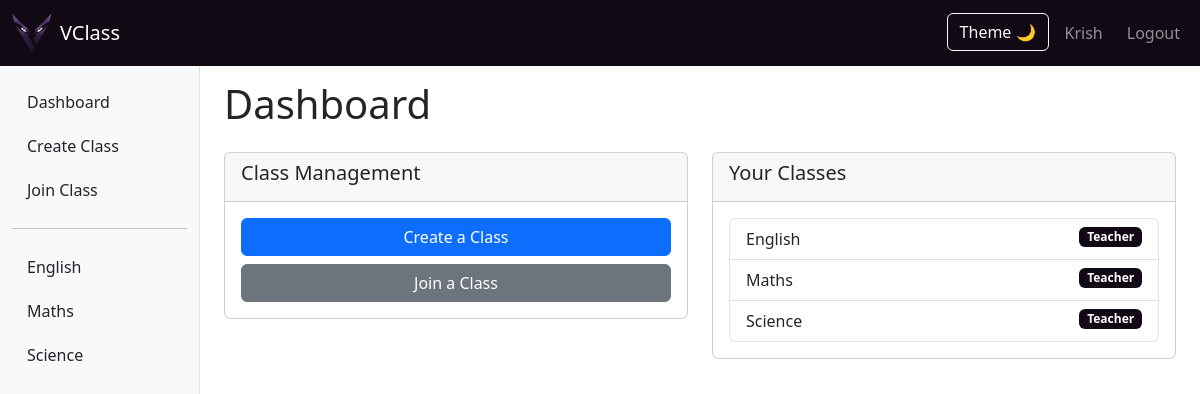
The page /dashboard (signed in) on the database its author committed.
### app.py (models this page shows)
class Class(db.Model):
    id = db.Column(db.Integer, primary_key=True)
    title = db.Column(db.String(100), nullable=False)
    code = db.Column(db.String(10), nullable=False, unique=True)
    creator_id = db.Column(db.Integer, db.ForeignKey('user.id'), nullable=False)

### app.py (the view)
@app.route('/dashboard')
def dashboard():
    if 'user_id' not in session:
        return redirect(url_for('login'))
    user_id = session['user_id']
    enrollments = ClassEnrollment.query.filter_by(user_id=user_id).all()
    classes = []
    for enrollment in enrollments:
        class_obj = Class.query.get(enrollment.class_id)
        if class_obj:
            classes.append({
                'id': class_obj.id,
                'title': class_obj.title,
                'is_teacher': enrollment.is_teacher
            })
    return render_template('dashboard.html', classes=classes)

### app.py (called while the page is built)
@app.context_processor
def utility_processor():
    def get_user_classes():
        if 'user_id' in session:
            user_id = session['user_id']
            enrollments = ClassEnrollment.query.filter_by(user_id=user_id).all()
            class_data = []
            for enrollment in enrollments:
                class_obj = Class.query.get(enrollment.class_id)
                if class_obj:
                    class_obj.is_teacher = enrollment.is_teacher
                    class_data.append(class_obj)
            return class_data
        return []
    return {'get_user_classes': get_user_classes}

### templates/dashboard.html
{% extends "base.html" %}
{% block content %}
    <h1 class="mb-4">Dashboard</h1>
    <div class="row">
        <div class="col-md-6">
            <div class="card mb-4">
                <div class="card-header">
                    <h5 class="card-title">Class Management</h5>
                </div>
                <div class="card-body">
                    <div class="d-grid gap-2">
                        <a href="{{ url_for('create_class') }}" class="btn btn-primary">Create a Class</a>
                        <a href="{{ url_for('join_class') }}" class="btn btn-secondary">Join a Class</a>
                    </div>
                </div>
            </div>
        </div>
        <div class="col-md-6">
            <div class="card">
                <div class="card-header">
                    <h5 class="card-title">Your Classes</h5>
                </div>
                <div class="card-body">
                    {% if classes %}
                        <div class="list-group">
                            {% for class in classes %}
                                <a href="{{ url_for('view_class', class_id=class.id) }}" class="list-group-item list-group-item-action">
                                    {{ class.title }}
                                    {% if class.is_teacher %}
                                        <span class="badge bg-primary float-end">Teacher</span>
                                    {% else %}
                                        <span class="badge bg-secondary float-end">Student</span>
                                    {% endif %}
                                </a>
                            {% endfor %}
                        </div>
                    {% else %}
                        <p class="text-center">You haven't joined any classes yet.</p>
                    {% endif %}
                </div>
            </div>
        </div>
    </div>
{% endblock %}

### templates/base.html (shortened to what this page needs)
<!DOCTYPE html>
<html lang="en">
<head>
    <link href="https://cdn.jsdelivr.net/npm/bootstrap@5.3.0-alpha1/dist/css/bootstrap.min.css" rel="stylesheet">
</head>
<body>
    <nav class="navbar navbar-expand-lg navbar-dark bg-primary fixed-top" style="background-color: #110914;">
        <div class="container-fluid">
            <a class="navbar-brand d-flex align-items-center" href="{{ url_for('dashboard') if 'user_id' in session else url_for('index') }}">
                <img class="m-header__image m-header__image--pc me-2"
                     src="{{ url_for('static', filename='images/final.png') }}"
                     alt="VClass" style="height: 40px;">
                <span class="navbar-title">VClass</span>
            </a>
            <div class="collapse navbar-collapse" id="navbarNav">
                <ul class="navbar-nav ms-auto">
                    {% if 'user_id' in session %}
                    <li class="nav-item">
                        <button id="darkModeToggle" class="btn btn-outline-light ms-2">Theme 🌙</button>
                    </li>
                        <li class="nav-item">
                            <a class="btn btn-outline-light ms-2 nav-link" href="{{url_for('profile')}}">{{ session['username'] }}</a>
                        </li>
                        <li class="nav-item">
                            <a class="btn btn-outline-light ms-2 nav-link" href="{{ url_for('logout') }}">Logout</a>
                        </li>
                    {% endif %}
                </ul>
            </div>
        </div>
    </nav>
    {% if 'user_id' in session %}
        <div class="container-fluid">
            <div class="row">
                <div class="col-md-3 col-lg-2 d-md-block sidebar collapse">
                    <div class="position-sticky">
                        <ul class="nav flex-column">
                            <li class="nav-item">
                                <a class="nav-link" href="{{ url_for('dashboard') }}">Dashboard</a>
                            </li>
                            <li class="nav-item">
                                <a class="nav-link" href="{{ url_for('create_class') }}">Create Class</a>
                            </li>
                            <li class="nav-item">
                                <a class="nav-link" href="{{ url_for('join_class') }}">Join Class</a>
                            </li>
                            <li class="nav-item">
                                <hr>
                            </li>
                            {% set user_classes = get_user_classes() %}
                            {% if user_classes %}
                                {% for class in user_classes %}
                                    <li class="nav-item">
                                        <a class="nav-link" href="{{ url_for('view_class', class_id=class.id) }}">
                                            {{ class.title }}
                                        </a>
                                    </li>
                                {% endfor %}
                            {% endif %}
                        </ul>
                    </div>
                </div>
                <main class="col-md-9 ms-sm-auto col-lg-10 px-md-4 main-content">
                    {% block content %}{% endblock %}
                </main>
            </div>
        </div>
    {% endif %}
</body>
</html>

### templates/base.html (style rules this page uses)
:root { --bg-color: #ffffff; --text-color: #212529; --sidebar-bg: #f8f9fa; --sidebar-border: #dee2e6; --sidebar-hover: #e9ecef; }
body { padding-top: 60px; background-color: var(--bg-color); color: var(--text-color); transition: background-color 0.3s ease, color 0.3s ease; }
.sidebar { height: 100vh; position: fixed; top: 60px; left: 0; padding-top: 20px; background-color: var(--sidebar-bg); border-right: 1px solid var(--sidebar-border); overflow-y: auto; }
.sidebar a { padding: 10px 15px; text-decoration: none; display: block; color: var(--text-color); }
body { padding-top: 60px; }
.bg-primary { background-color: #110914 !important; }
.sidebar { height: 100vh; position: fixed; top: 60px; left: 0; padding-top: 20px; background-color: #f8f9fa; border-right: 1px solid #dee2e6; overflow-y: auto; }
.sidebar a { padding: 10px 15px; text-decoration: none; display: block; color: #212529; }
.main-content { margin-left: 250px; padding: 20px; }

### rows shown on the page
Class: title "English"
Class: title "Maths"
Class: title "Science"

### other values the page prints
{{ session['username'] }} "Krish"
